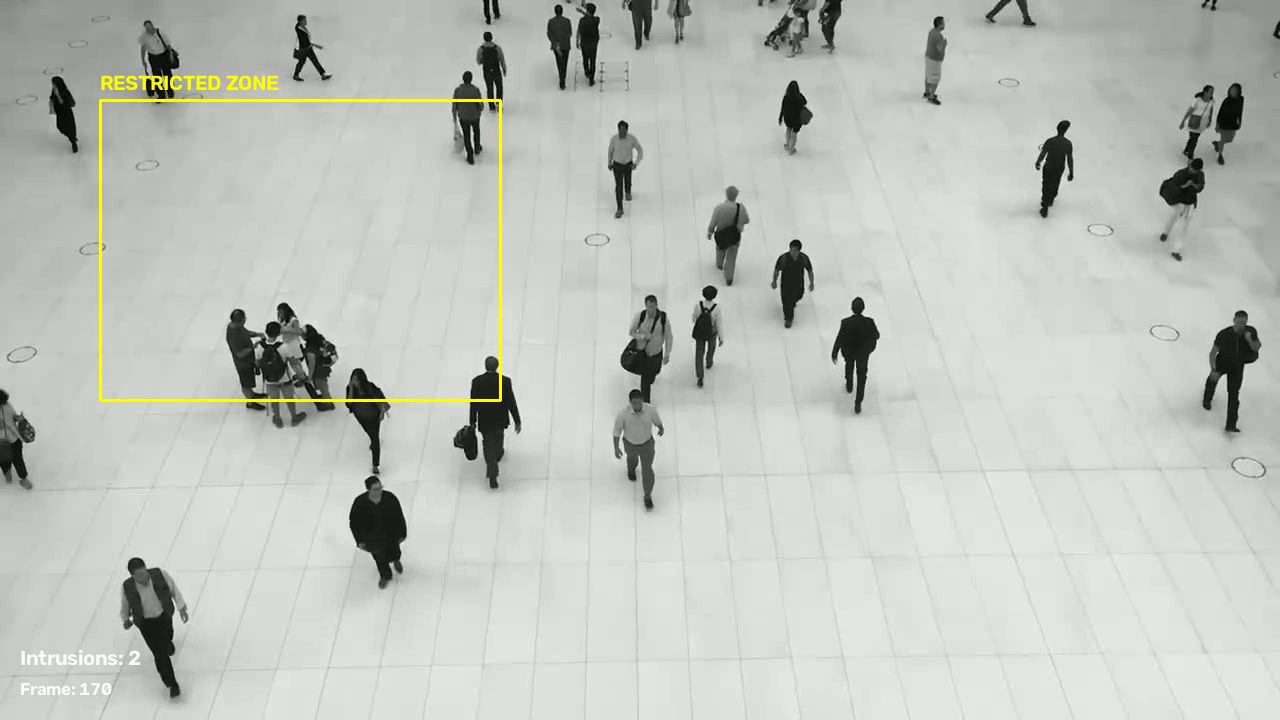
#> input picture security/test_frames/test_frame_001.jpg, 1280 x 720 px
$ python simulate_detection.py
#> lines starting #> are read from the running program, lines starting #| are printed output that depends on the picture
import cv2
import os

INPUT_FILE = "test_frames/test_frame_001.jpg"
OUTPUT_DIR = "test_frames"
OUTPUT_FILE = os.path.join(
    OUTPUT_DIR,
    "test_frame_001_detected.jpg"
)

# Read the real CCTV frame
frame = cv2.imread(INPUT_FILE)
#> frame is the input picture: shape (720, 1280, 3); mean B, G, R 190.8, 195.3, 193.3

if frame is None:
    print("ERROR: Could not read input frame.")
    exit(1)

height, width = frame.shape[:2]
#> height = 720; width = 1280

print("=== TEST DETECTION ===")
print(f"Frame width  : {width}")
#| Frame width  : 1280
print(f"Frame height : {height}")
#| Frame height : 720

# --------------------------------------------------
# TEMPORARY TEST DETECTION
# This will later be replaced by YOLO best.pt
# --------------------------------------------------

x1 = int(width * 0.30)
#> x1 = 384
y1 = int(height * 0.20)
#> y1 = 144
x2 = int(width * 0.60)
#> x2 = 768
y2 = int(height * 0.85)
#> y2 = 612

object_type = "person"
confidence = 0.94

# Draw bounding box
cv2.rectangle(
    frame,
    (x1, y1),
    (x2, y2),
    (0, 255, 0),
    2
)

# Detection label
label = f"TEST: {object_type} {confidence:.2f}"

cv2.putText(
    frame,
    label,
    (x1, max(y1 - 10, 20)),
    cv2.FONT_HERSHEY_SIMPLEX,
    0.7,
    (0, 255, 0),
    2
)
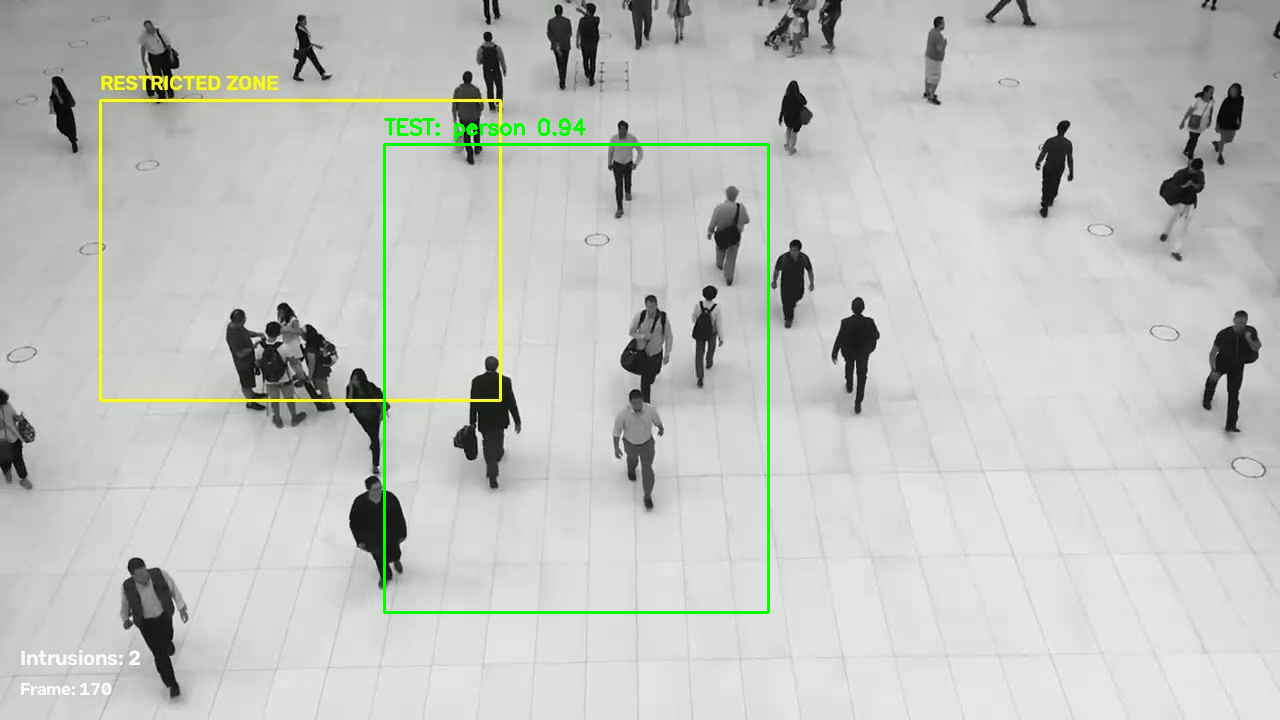
#> frame: shape (720, 1280, 3); mean B, G, R 189.5, 195.7, 192

# Save annotated evidence frame
cv2.imwrite(OUTPUT_FILE, frame)

print()
print("Detection created successfully.")
print(f"Object type : {object_type}")
print(f"Confidence  : {confidence}")
print(f"Bounding box: [{x1}, {y1}, {x2}, {y2}]")
#| Bounding box: [384, 144, 768, 612]
print(f"Saved to    : {OUTPUT_FILE}")
